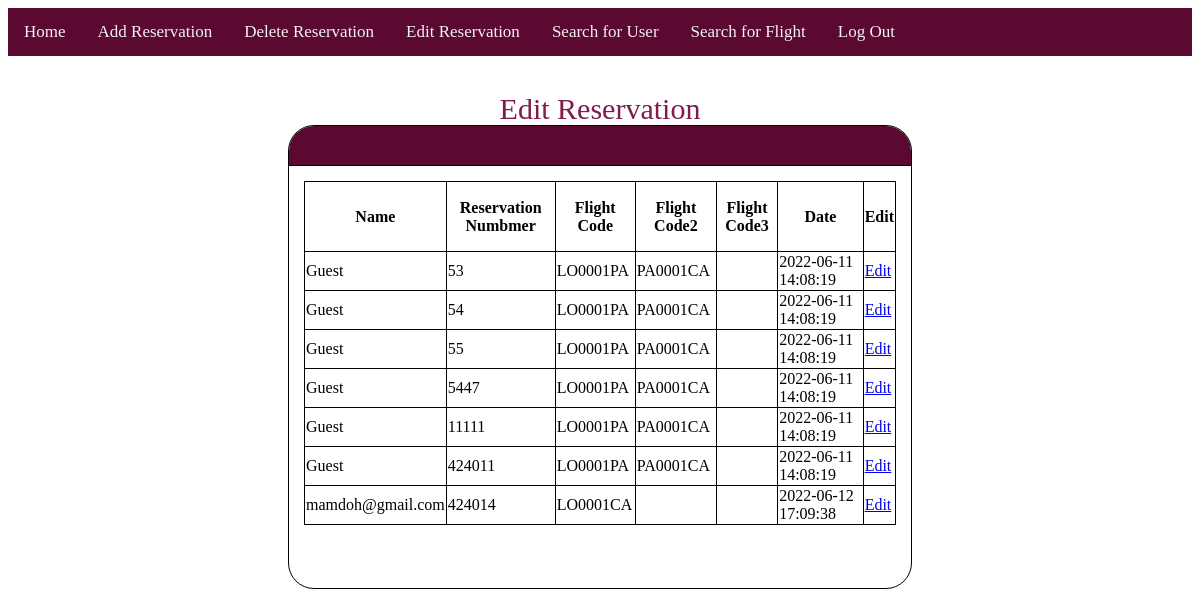
Page /customerservice/csupdate.php on the earlier database version.
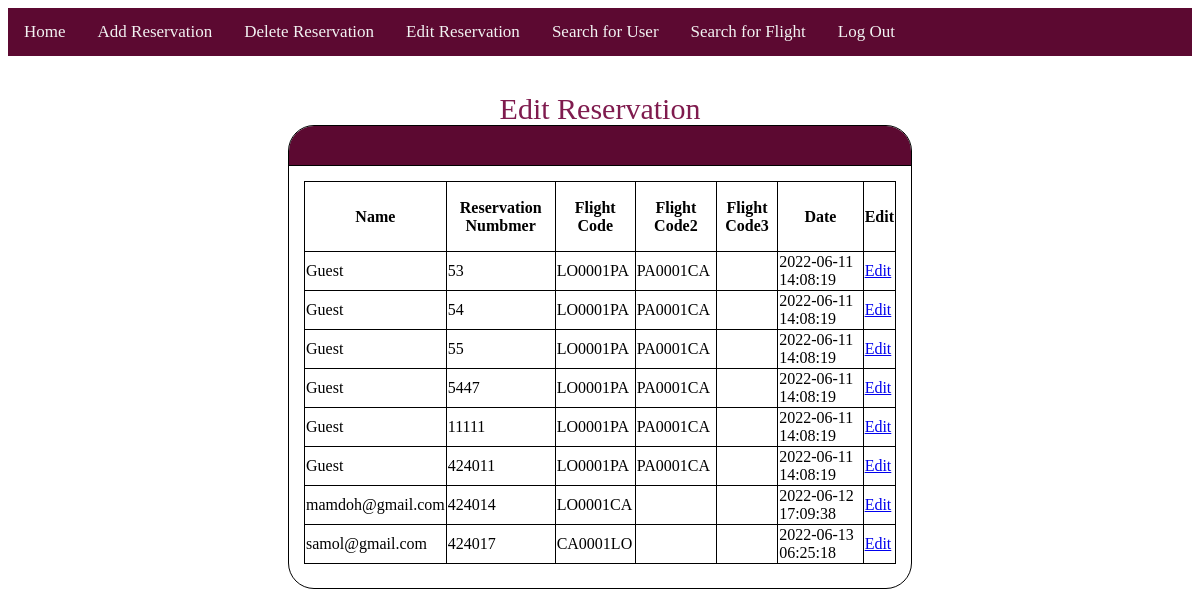
Same page on the later database version.
### tables this page shows
CREATE TABLE `reservations` (
  `name` varchar(200) NOT NULL,
  `rev_num` int(25) NOT NULL,
  `f_code` varchar(15) NOT NULL,
  `f_code2` varchar(15) NOT NULL,
  `f_code3` varchar(15) NOT NULL,
  `rate` int(1) DEFAULT NULL,
  `comment` varchar(250) DEFAULT NULL,
  `cancel` tinyint(1) DEFAULT NULL,
  `date` datetime NOT NULL DEFAULT current_timestamp(),
  `Price` int(20) DEFAULT NULL,
  `status` varchar(20) DEFAULT NULL,
  `edit` tinyint(1) NOT NULL DEFAULT 0
);

### customerservice/csupdate.php (the view, shortened to what this page needs)
<?php
 include "csmenu.php";
 $servername = "localhost";
 $username = "root";
 $password = "";
 $dbname = "egway";
 $conn = mysqli_connect($servername, $username, $password, $dbname);
 $query = "SELECT * FROM reservations";
 $result = mysqli_query($conn,$query);
?>
<!DOCTYPE html>
<html>
<head>
    <link rel="stylesheet" href="customerservicestyle.css">
</head>
<body>
<div class ="title"> Edit Reservation </div>
<div class = "FlightCardTopBar"> </div>
<div class ="FlightCard">
<table>
<tr>
    <th>Name</th>
	<th>Reservation Numbmer</th>
	<th>Flight Code</th>
    <th>Flight Code2</th>
    <th>Flight Code3</th>
	<th>Date</th>
    <th>Edit</th>
</tr>
<?php
    while($row = mysqli_fetch_array($result))
    {
?>
        <tr>
            <td><?= $row['name']; ?></td>
            <td><?= $row['rev_num']; ?></td>
            <td><?=  $row['f_code']; ?></td>
            <td><?= $row['f_code2']; ?></td>
            <td><?= $row['f_code3']; ?></td>
            <td><?= $row['date']; ?></td>
        <td><a href="csupdateaction.php?rev_num=<?php echo $row["rev_num"];?>"> Edit </a></td>
        </tr>
<?php
    }
?>
</table>
</div>
</body>
</html>

Differences in the rows shown:
added reservations: name "samol@gmail.com", rev_num "424017", f_code "CA0001LO", date "2022-06-13 06:25:18"
